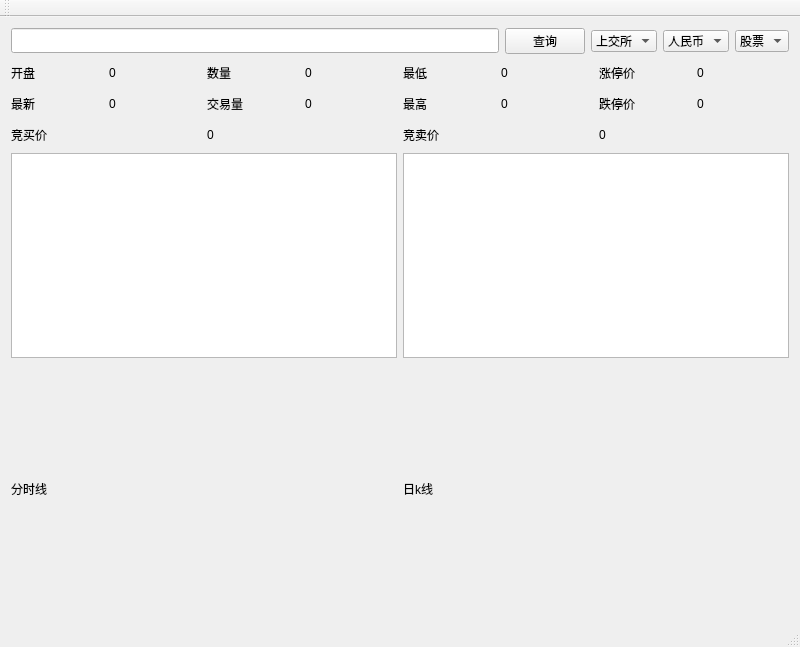
<?xml version="1.0" encoding="UTF-8"?>
<ui version="4.0">
 <class>ViewerClass</class>
 <widget class="QMainWindow" name="ViewerClass">
  <property name="geometry">
   <rect>
    <x>0</x>
    <y>0</y>
    <width>800</width>
    <height>647</height>
   </rect>
  </property>
  <property name="windowTitle">
   <string>Viewer</string>
  </property>
  <property name="windowIcon">
   <iconset>
    <normaloff>:/Viewer/img/main_logo.ico</normaloff>:/Viewer/img/main_logo.ico</iconset>
  </property>
  <property name="styleSheet">
   <string notr="true"/>
  </property>
  <widget class="QWidget" name="centralWidget">
   <layout class="QVBoxLayout" name="verticalLayout">
    <item>
     <layout class="QHBoxLayout" name="horizontalLayout">
      <property name="sizeConstraint">
       <enum>QLayout::SetDefaultConstraint</enum>
      </property>
      <item>
       <widget class="QLineEdit" name="stockIineEdit">
        <property name="minimumSize">
         <size>
          <width>0</width>
          <height>25</height>
         </size>
        </property>
       </widget>
      </item>
      <item>
       <widget class="QPushButton" name="checkPushButton">
        <property name="text">
         <string>查询</string>
        </property>
       </widget>
      </item>
      <item>
       <widget class="QComboBox" name="stockExchangeComboBox">
        <item>
         <property name="text">
          <string>上交所</string>
         </property>
        </item>
        <item>
         <property name="text">
          <string>深交所</string>
         </property>
        </item>
       </widget>
      </item>
      <item>
       <widget class="QComboBox" name="currencyComboBox">
        <item>
         <property name="text">
          <string>人民币</string>
         </property>
        </item>
        <item>
         <property name="text">
          <string>美元</string>
         </property>
        </item>
       </widget>
      </item>
      <item>
       <widget class="QComboBox" name="exchangeTypeComboBox">
        <item>
         <property name="text">
          <string>股票</string>
         </property>
        </item>
        <item>
         <property name="text">
          <string>期货</string>
         </property>
        </item>
       </widget>
      </item>
     </layout>
    </item>
    <item>
     <layout class="QHBoxLayout" name="horizontalLayout_2">
      <property name="sizeConstraint">
       <enum>QLayout::SetDefaultConstraint</enum>
      </property>
      <item>
       <widget class="QLabel" name="openingPriceLabel">
        <property name="minimumSize">
         <size>
          <width>0</width>
          <height>25</height>
         </size>
        </property>
        <property name="text">
         <string>开盘</string>
        </property>
       </widget>
      </item>
      <item>
       <widget class="QLabel" name="openingPriceValueLabel">
        <property name="text">
         <string>0</string>
        </property>
       </widget>
      </item>
      <item>
       <widget class="QLabel" name="amountLabel">
        <property name="text">
         <string>数量</string>
        </property>
       </widget>
      </item>
      <item>
       <widget class="QLabel" name="amountValueLabel">
        <property name="text">
         <string>0</string>
        </property>
       </widget>
      </item>
      <item>
       <widget class="QLabel" name="minLabel">
        <property name="text">
         <string>最低</string>
        </property>
       </widget>
      </item>
      <item>
       <widget class="QLabel" name="minValueLabel">
        <property name="text">
         <string>0</string>
        </property>
       </widget>
      </item>
      <item>
       <widget class="QLabel" name="risingStopPriceLabel">
        <property name="text">
         <string>涨停价</string>
        </property>
       </widget>
      </item>
      <item>
       <widget class="QLabel" name="risingStopPriceValueLabel">
        <property name="text">
         <string>0</string>
        </property>
       </widget>
      </item>
     </layout>
    </item>
    <item>
     <layout class="QHBoxLayout" name="horizontalLayout_7">
      <item>
       <widget class="QLabel" name="currentLabel">
        <property name="minimumSize">
         <size>
          <width>0</width>
          <height>25</height>
         </size>
        </property>
        <property name="text">
         <string>最新</string>
        </property>
       </widget>
      </item>
      <item>
       <widget class="QLabel" name="currentValueLabel">
        <property name="text">
         <string>0</string>
        </property>
       </widget>
      </item>
      <item>
       <widget class="QLabel" name="turnoverLabel">
        <property name="text">
         <string>交易量</string>
        </property>
       </widget>
      </item>
      <item>
       <widget class="QLabel" name="turnoverValueLabel">
        <property name="text">
         <string>0</string>
        </property>
       </widget>
      </item>
      <item>
       <widget class="QLabel" name="maxLabel">
        <property name="text">
         <string>最高</string>
        </property>
       </widget>
      </item>
      <item>
       <widget class="QLabel" name="maxValueLabel">
        <property name="text">
         <string>0</string>
        </property>
       </widget>
      </item>
      <item>
       <widget class="QLabel" name="droppingStopPriceLabel">
        <property name="text">
         <string>跌停价</string>
        </property>
       </widget>
      </item>
      <item>
       <widget class="QLabel" name="droppingStopPriceValueLabel">
        <property name="text">
         <string>0</string>
        </property>
       </widget>
      </item>
     </layout>
    </item>
    <item>
     <layout class="QHBoxLayout" name="horizontalLayout_4">
      <item>
       <widget class="QLabel" name="buyPrice">
        <property name="minimumSize">
         <size>
          <width>0</width>
          <height>25</height>
         </size>
        </property>
        <property name="text">
         <string>竞买价</string>
        </property>
       </widget>
      </item>
      <item>
       <widget class="QLabel" name="maxBuyLabel">
        <property name="text">
         <string>0</string>
        </property>
       </widget>
      </item>
      <item>
       <widget class="QLabel" name="sellPrice">
        <property name="text">
         <string>竞卖价</string>
        </property>
       </widget>
      </item>
      <item>
       <widget class="QLabel" name="minSellLabel">
        <property name="text">
         <string>0</string>
        </property>
       </widget>
      </item>
     </layout>
    </item>
    <item>
     <layout class="QHBoxLayout" name="horizontalLayout_5">
      <property name="rightMargin">
       <number>0</number>
      </property>
      <item>
       <widget class="QTableWidget" name="buyTableWidget">
        <property name="minimumSize">
         <size>
          <width>0</width>
          <height>180</height>
         </size>
        </property>
       </widget>
      </item>
      <item>
       <widget class="QTableWidget" name="sellTableWidget"/>
      </item>
     </layout>
    </item>
    <item>
     <layout class="QHBoxLayout" name="horizontalLayout_3">
      <item>
       <widget class="QLabel" name="timeLineLabel">
        <property name="minimumSize">
         <size>
          <width>0</width>
          <height>250</height>
         </size>
        </property>
        <property name="text">
         <string>分时线</string>
        </property>
       </widget>
      </item>
      <item>
       <widget class="QLabel" name="dayKLineLabel">
        <property name="text">
         <string>日k线</string>
        </property>
       </widget>
      </item>
     </layout>
    </item>
   </layout>
  </widget>
  <widget class="QMenuBar" name="menuBar">
   <property name="geometry">
    <rect>
     <x>0</x>
     <y>0</y>
     <width>800</width>
     <height>23</height>
    </rect>
   </property>
  </widget>
  <widget class="QToolBar" name="mainToolBar">
   <attribute name="toolBarArea">
    <enum>TopToolBarArea</enum>
   </attribute>
   <attribute name="toolBarBreak">
    <bool>false</bool>
   </attribute>
  </widget>
  <widget class="QStatusBar" name="statusBar"/>
 </widget>
 <layoutdefault spacing="6" margin="11"/>
 <resources/>
 <connections/>
 <slots>
  <signal>signal1()</signal>
 </slots>
</ui>
